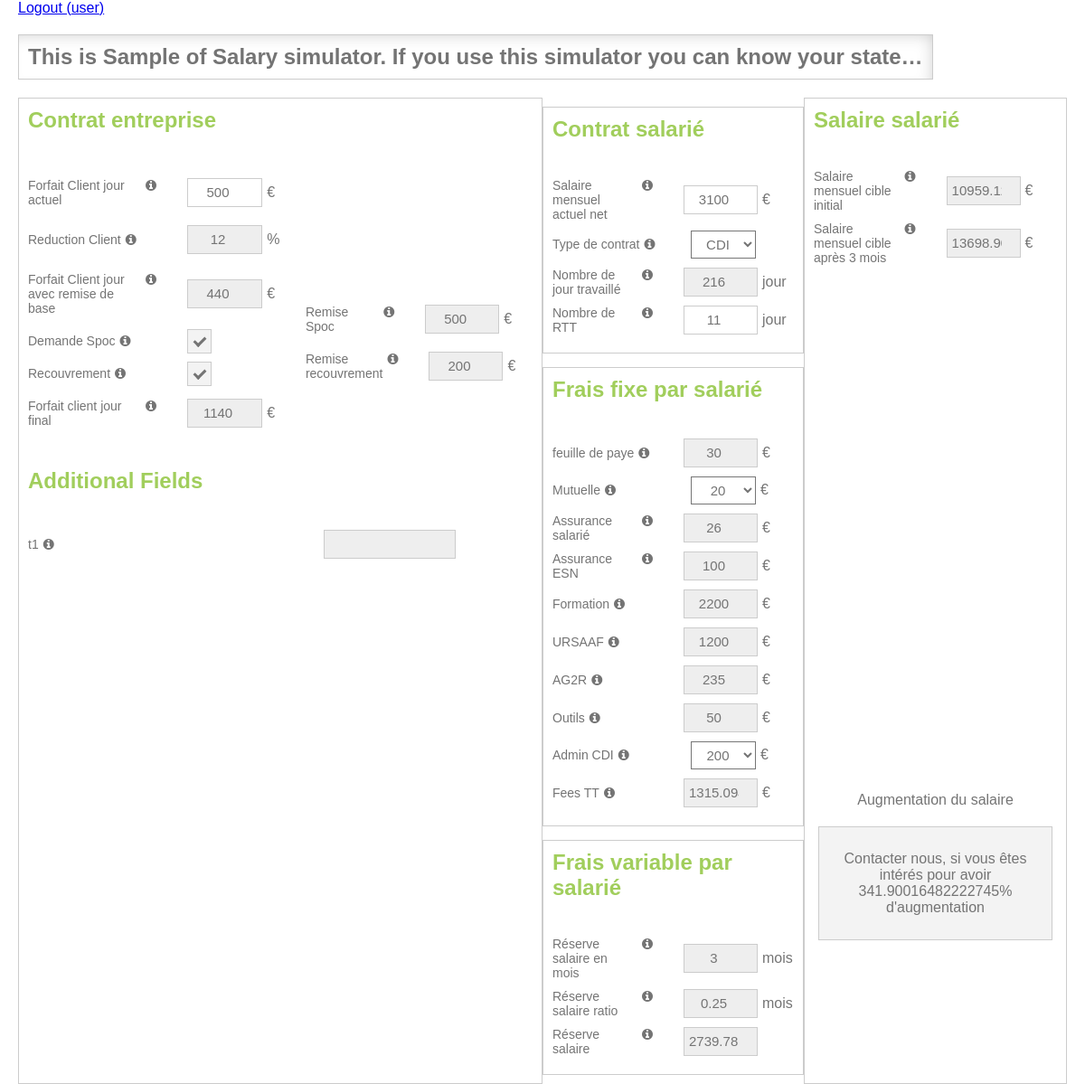
Page /index.php (signed in) on the committed database.
### tables this page shows
CREATE TABLE `users`  (
  `username` varchar(255) NOT NULL,
  `password` varchar(255) NULL DEFAULT NULL,
  `role` varchar(255) NULL DEFAULT NULL,
  PRIMARY KEY (`username`) USING BTREE
);

CREATE TABLE `fields`  (
  `id` int(11) NOT NULL AUTO_INCREMENT,
  `field_id` varchar(255) NULL DEFAULT NULL,
  `field_label` varchar(255) NULL DEFAULT NULL,
  `value` varchar(255) NULL DEFAULT NULL,
  `unit` varchar(255) NULL DEFAULT NULL,
  `type` int(11) NULL DEFAULT 0,
  `description` longtext NULL,
  `new_field` tinyint(1) NULL DEFAULT 1,
  `editable` tinyint(1) NULL DEFAULT 0,
  PRIMARY KEY (`id`) USING BTREE,
  INDEX `type`(`type`) USING BTREE,
  FULLTEXT INDEX `description`(`value`)
);

### session.php (called while the page is built, shortened)
<?php
$user = load_session_user();
$login_user = $user['username'];

### index.php (the view, shortened to what this page needs)
<?php
    include('session.php');
    $field_sql = mysqli_query($db, "SELECT * FROM fields");
    $fields = array();
    if ($field_sql) {
        while ($row = mysqli_fetch_assoc($field_sql)) {
            if (is_safe_field_id($row['field_id'])) {
                $fields[$row['field_id']] = $row;
            }
        }
    }
    function display($field) {
        $fieldId = is_safe_field_id(isset($field['field_id']) ? $field['field_id'] : '') ? $field['field_id'] : '';
        $label = h(isset($field['field_label']) ? $field['field_label'] : '');
        $description = h(isset($field['description']) ? $field['description'] : '');
        $value = h(isset($field['value']) ? $field['value'] : '');
        $unit = h(isset($field['unit']) ? $field['unit'] : '');
        $readonly = !empty($field['editable']) ? '' : ' readonly';
        echo '<div class="field">';
        echo '<span class="field-name">' . $label;
        echo '<div class="hover"><i class="fa fa-info-circle tooltip"></i>';
        echo '<div class="tooltipcontainer">' . $description . '</div></div></span>';
        if ($fieldId === '') {
            echo '<input class="field-value" type="text" value="" disabled>';
        } else if (empty($field['type'])) {
            echo '<input class="field-value" type="number" id="' . h($fieldId) . '" value="' . $value . '"' . $readonly . '>';
        } else {
            echo '<select id="' . h($fieldId) . '" class="field-value">';
            $parts = explode(',', isset($field['value']) ? (string)$field['value'] : '');
            foreach ($parts as $option) {
                $option = h($option);
                echo '<option value="' . $option . '">' . $option . '</option>';
            }
            echo '</select>';
        }
        echo '<span class="unit">' . $unit . '</span></div>';
    }
    function showNewFields($fields) {
        foreach ($fields as $key => $values) {
            if ($values['new_field'] == 1) {
                display($values);
            }
        }
    }
?>
<?php
    render_page_head();
?>
<body>
    <section>
        <a href="./logout.php">Logout (<?php echo h($login_user); ?>)</a>
    </section>
    <section id="header">
        <div class="container">
            <h1>This is Sample of Salary simulator. If you use this simulator you can know your state…</h1>
        </div>
    </section>
    <section id="content">
        <div class="container">
            <div class="left-col">
                <div class="row">
                    <h2 class="title">Contrat entreprise</h2>
                    <div class="content-col">
                        <div class="content-col-left">
                            <?php display($fields['f1']);?>
                            <div class="field">
                                <span class="field-name">
                                    Demande Spoc
                                    <div class="hover">
                                        <i class="fa fa-info-circle tooltip"></i>
                                    </div>
                                </span>
                                <label class="custom-checkbox">
                                    <span class="checkmark"></span>
                                </label>
                            </div>
                            <div class="field">
                                <span class="field-name">
                                    Recouvrement
                                    <div class="hover">
                                        <i class="fa fa-info-circle tooltip"></i>
                                    </div>
                                </span>
                                <label class="custom-checkbox">
                                    <span class="checkmark"></span>
                                </label>
                            </div>
                        </div>
                        <div class="content-col-right">
                        </div>
                    </div>
                </div>
                <div class="row">
                    <h2 class="title">Additional Fields</h2>
                </div>
            </div>
            <div class="center-col">
                <div class="row">
                    <h2 class="title">Contrat salarié</h2>
                    <?php display($fields['f7']);?>
                </div>
                <div class="row">
                    <h2 class="title">Frais fixe par salarié</h2>
                </div>
                <div class="row">
                    <h2 class="title">Frais variable par salarié</h2>
                </div>
            </div>
            <div class="right-col">
                <div class="row">
                    <h2 class="title">Salaire salarié</h2>
                </div>
                <div class="result">
                    <span class="field-name">Augmentation du salaire</span>
                    <div id="f34">
                        <p id="f34-text">Contacter nous, si vous êtes intérés pour avoir <span id="f34-value">341.04662114433717</span>%
                            d'augmentation</p>
                    </div>
                </div>
            </div>
        </div>
    </section>
</body>
</html>

### security.php (shortened to what this page needs)
<?php
function h($value) {
    $flags = ENT_QUOTES;
    if (defined('ENT_SUBSTITUTE')) {
        $flags |= ENT_SUBSTITUTE;
    }
    return htmlspecialchars((string)$value, $flags, 'UTF-8');
}
function csrf_token() {
    return $_SESSION['csrf_token'];
}
function normalize_role($role) {
    $role = trim((string)$role);
    if ($role === '1') {
        return 1;
    }
    return null;
}
function db_prepare($sql) {
    global $db;
    return mysqli_prepare($db, $sql);
}
function stmt_fetch_all_assoc($stmt) {
    if (function_exists('mysqli_stmt_get_result')) {
        $result = mysqli_stmt_get_result($stmt);
        if ($result instanceof mysqli_result) {
            $rows = array();
            while ($row = mysqli_fetch_assoc($result)) {
                $rows[] = $row;
            }
            return $rows;
        }
    }
    $rows = array();
    return $rows;
}
function load_session_user() {
    $username = $_SESSION['login_user'];
    $stmt = db_prepare('SELECT username, role FROM users WHERE BINARY username = ? LIMIT 1');
    mysqli_stmt_bind_param($stmt, 's', $username);
    $ok = mysqli_stmt_execute($stmt);
    $rows = $ok ? stmt_fetch_all_assoc($stmt) : array();
    $role = normalize_role($rows[0]['role']);
    return array(
        'username' => $rows[0]['username'],
        'role' => $role,
    );
}
function is_safe_field_id($fieldId) {
    return is_string($fieldId) && preg_match('/^f\d{1,6}$/', $fieldId) === 1;
}
function render_page_head() {
    echo '<!DOCTYPE html>
<html lang="en">
<head>
    <meta http-equiv="Content-Type" content="text/html; charset=UTF-8">
    <meta name="viewport" content="width=device-width, initial-scale=1.0">
    <meta http-equiv="X-UA-Compatible" content="ie=edge">
    <meta name="csrf-token" content="' . h(csrf_token()) . '">
    <title>Simulator</title>
    <link rel="stylesheet" href="./css/style.css">
    <link rel="stylesheet" href="./css/font-awesome/css/font-awesome.min.css">
</head>
';
}

### css/style.css (style rules this page uses)
body { margin: 0; margin-bottom: 20px; padding: 0; color: #747474; font-family: Arial, Helvetica, sans-serif; }
input,select { color: #747474; }
select { text-align-last: center; }
#header h1 { padding: 10px; border: 1px solid #ccc; width: 100%; text-align: center; box-shadow: inset -7px 7px 20px -11px #bababa; -webkit-box-shadow: inset -7px 7px 20px -11px #bababa; -moz-box-shadow: inset -7px 7px 20px -11px #bababa; }
.left-col { flex-basis: 50%; border: 1px solid #ccc; }
.center-col { flex-basis: 25%; margin: 0 15px; }
.center-col .row { border: 1px solid #ccc; }
.center-col .row:last-child { margin-bottom: 0; }
.right-col { flex-basis: 25%; border: 1px solid #ccc; }
.content-col { display: flex; flex-direction: row; }
.content-col-right,.content-col-left { display: flex; flex-direction: column; }
.content-col-left { flex-basis: 55%; }
.content-col-right { padding-top: 140px; flex-basis: 45%; }
.field { display: flex; align-items: center; margin: 10px 0; }
.field .field-name { flex-basis: 60%; font-size: 14px; margin-right: 5px; }
.field .field-value { text-align: center; overflow: hidden; margin-right: 5px; font-size: 15px; line-height: 20px; background: #fff; flex-basis: 25%; padding: 2px 5px; }
.field-name { display: inherit; }
.field select.field-value, .field input.field-value { padding: 5px 5px; width: 70px; }
.field select.field-value { min-width: 72px; }
.field input.field-value { border: 1px solid #ccc; }
.field input[readOnly].field-value { background: #eee; }
.field .unit { flex-basis: 15%; }
.row { margin-bottom: 15px; padding: 10px; }
.right-col { display: flex; flex-direction: column; justify-content: space-between; }
.result { text-align: center; padding-bottom: 158px; }
.title { margin: 0; color: #a1ce5c; margin-bottom: 40px; }
#f34 { border: 1px solid #ccc; margin: 20px 15px 0; padding: 10px; background: #f3f3f3; }
.custom-checkbox { display: block; position: relative; padding-left: 35px; cursor: pointer; font-size: 22px; -webkit-user-select: none; -moz-user-select: none; -ms-user-select: none; user-select: none; margin: -13px 0 13px -13px; }
.checkmark { position: absolute; top: 0; left: 0; height: 25px; width: 25px; background-color: #f3f3f3; border: 1px solid #ccc; }
.custom-checkbox input:checked ~ .checkmark { background-color: #f3f3f3; }
.checkmark:after { content: ""; position: absolute; display: none; }
.custom-checkbox input:checked ~ .checkmark:after { display: block; }
.custom-checkbox .checkmark:after { left: 9px; top: 5px; width: 5px; height: 10px; border: solid #747474; border-width: 0 3px 3px 0; -webkit-transform: rotate(45deg); -ms-transform: rotate(45deg); transform: rotate(45deg); }
@media screen and (min-width: 1200px) { .container { max-width: 1170px; margin: 0 auto; width: 100%; display: flex; flex-wrap: nowrap; } }
@media screen and (max-width: 1200px) { .center-col { margin: 10px 0; } }
@media screen and (max-width: 1200px) { body { margin: 0 20px; } }
@media screen and (max-width: 1200px) { #header h1 { width: auto; } }
.hover { margin-right: 34px !important; position: relative; left: 5px; right: 5px; }

### rows in the picture
users: username "user"
fields: field_label "Forfait Client jour actuel", unit "€"
fields: field_label "Reduction Client", unit "%"
fields: field_label "Forfait Client jour avec remise de base", unit "€"
fields: field_label "Forfait client jour final", unit "€"
fields: field_label "Remise Spoc", unit "€"
fields: field_label "Remise recouvrement", unit "€"
fields: field_label "t1"
fields: field_label "Salaire mensuel actuel net", unit "€"
fields: field_label "Type de contrat"
fields: field_label "Nombre de jour travaillé", unit "jour"
fields: field_label "Nombre de RTT", unit "jour"
fields: field_label "feuille de paye", unit "€"
fields: field_label "Mutuelle", value+field "20", unit "€"
fields: field_label "Assurance salarié", unit "€"
fields: field_label "Assurance ESN", unit "€"
fields: field_label "Formation", unit "€"
fields: field_label "URSAAF", unit "€"
fields: field_label "AG2R", unit "€"
fields: field_label "Outils", unit "€"
fields: field_label "Admin CDI", value+field "200", unit "€"
fields: field_label "Fees TT", unit "€"
fields: field_label "Réserve salaire en mois", unit "mois"
fields: field_label "Réserve salaire ratio", unit "mois"
fields: field_label "Réserve salaire"
fields: field_label "Salaire mensuel cible initial", unit "€"
fields: field_label "Salaire mensuel cible après 3 mois", unit "€"

### other values in the picture
form field value "CDI"
